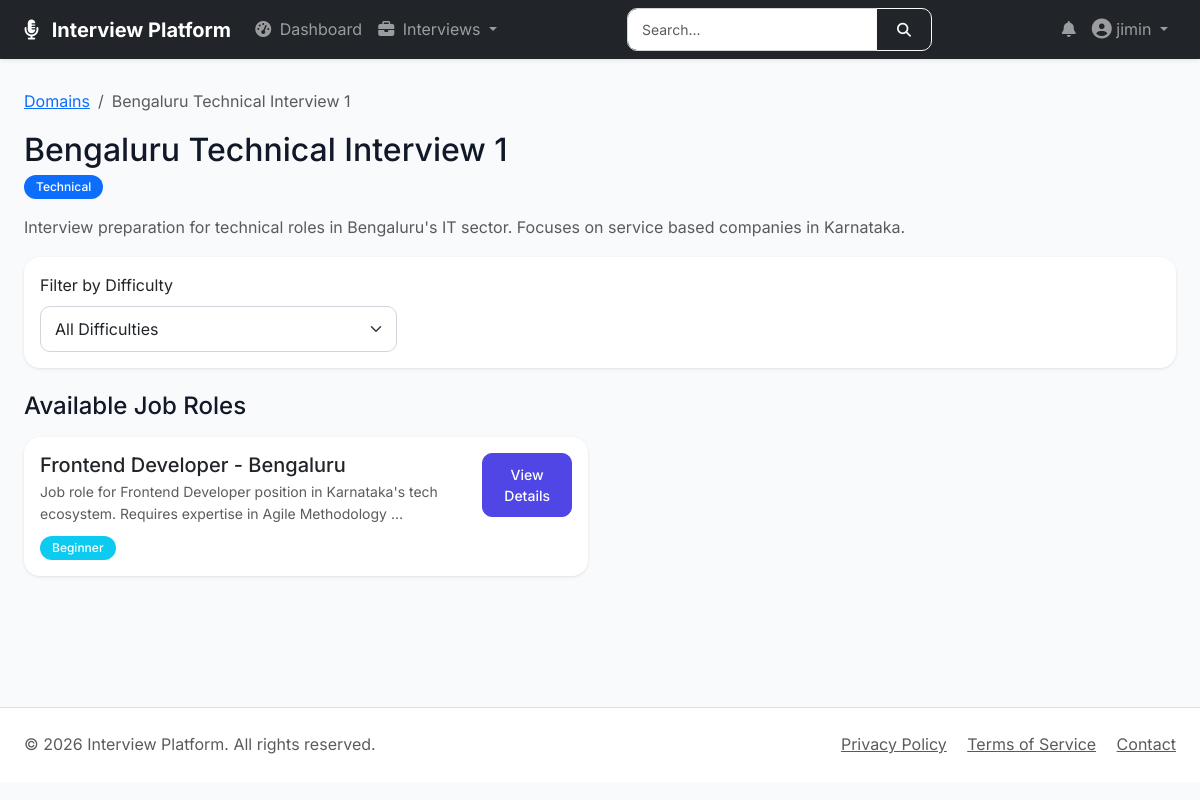
Page /domains/bengaluru-technical-1/ (signed in) on the committed database.
### base/models.py (models this page shows, shortened)
class User(AbstractUser):
    email = models.EmailField(unique=True)
    full_name = models.CharField(max_length=140, blank=True)
    phone_number = models.CharField(max_length=20, blank=True)
    profile_image = models.ImageField(upload_to="users/profile_images/", blank=True, null=True)
    is_verified = models.BooleanField(default=False)

class UUIDTimeStampedModel(models.Model):
    id = models.UUIDField(primary_key=True, default=uuid.uuid4, editable=False)
    created_at = models.DateTimeField(auto_now_add=True, db_index=True)
    updated_at = models.DateTimeField(auto_now=True)
    class Meta:
        abstract = True

class InterviewDomain(UUIDTimeStampedModel):
    class DomainType(models.TextChoices):
        TECHNICAL = "TECHNICAL", "Technical"
        BEHAVIORAL = "BEHAVIORAL", "Behavioral"
        HR = "HR", "HR"
        SYSTEM_DESIGN = "SYSTEM_DESIGN", "System Design"
        MIXED = "MIXED", "Mixed"
    title = models.CharField(max_length=160, unique=True)
    slug = models.SlugField(max_length=180, unique=True)
    domain_type = models.CharField(max_length=30, choices=DomainType.choices, default=DomainType.TECHNICAL)
    description = models.TextField(blank=True)
    icon = models.CharField(max_length=80, blank=True)
    is_active = models.BooleanField(default=True)
    class Meta:
        ordering = ["title"]

class JobRole(UUIDTimeStampedModel):
    class Difficulty(models.TextChoices):
        BEGINNER = "BEGINNER", "Beginner"
        INTERMEDIATE = "INTERMEDIATE", "Intermediate"
        ADVANCED = "ADVANCED", "Advanced"
    domain = models.ForeignKey(InterviewDomain, on_delete=models.CASCADE, related_name="job_roles")
    title = models.CharField(max_length=160)
    slug = models.SlugField(max_length=180, unique=True)
    description = models.TextField(blank=True)
    difficulty = models.CharField(max_length=30, choices=Difficulty.choices, default=Difficulty.BEGINNER)
    skills = models.ManyToManyField(Skill, blank=True, related_name="job_roles")
    default_question_count = models.PositiveSmallIntegerField(default=5)
    time_limit_minutes = models.PositiveIntegerField(default=30)
    is_active = models.BooleanField(default=True)
    class Meta:
        ordering = ["domain", "title"]

### base/views.py (the view)
# urls.py: path('domains/<slug:slug>/', views.domain_detail_view, name='domain_detail'),
@login_required
def domain_detail_view(request, slug):
    domain = get_object_or_404(InterviewDomain, slug=slug, is_active=True)
    job_roles = domain.job_roles.filter(is_active=True)
    difficulty = request.GET.get('difficulty')
    if difficulty:
        job_roles = job_roles.filter(difficulty=difficulty)
    return render(request, 'domains/detail.html', {
        'domain': domain,
        'job_roles': job_roles
    })

### base/templates/domains/detail.html (shortened to what this page needs)
{% extends 'main.html' %}
{% block page_header %}
<div class="d-flex justify-content-between align-items-start">
    <div>
        <nav aria-label="breadcrumb">
            <ol class="breadcrumb">
                <li class="breadcrumb-item"><a href="{% url 'domain_list' %}">Domains</a></li>
                <li class="breadcrumb-item active">{{ domain.title }}</li>
            </ol>
        </nav>
        <h1 class="h2 mb-1">{{ domain.title }}</h1>
        <span class="badge bg-primary mb-2">{{ domain.get_domain_type_display }}</span>
        <p class="text-muted mt-2">{{ domain.description }}</p>
    </div>
</div>
{% endblock %}
{% block content %}
<div class="fade-in">
    <div class="card mb-4">
        <div class="card-body">
            <form method="GET" class="row">
                <div class="col-md-4">
                    <label class="form-label">Filter by Difficulty</label>
                    <select name="difficulty" class="form-select" onchange="this.form.submit()">
                        <option value="">All Difficulties</option>
                    </select>
                </div>
            </form>
        </div>
    </div>
    <h3 class="h4 mb-3">Available Job Roles</h3>
    <div class="row">
        {% for role in job_roles %}
        <div class="col-md-6 mb-3">
            <div class="card">
                <div class="card-body">
                    <div class="d-flex justify-content-between align-items-start">
                        <div>
                            <h5 class="card-title mb-1">{{ role.title }}</h5>
                            <p class="text-muted small mb-2">{{ role.description|truncatewords:15 }}</p>
                            <div>
                                <span class="badge bg-info me-1">{{ role.get_difficulty_display }}</span>
                            </div>
                        </div>
                        <a href="{% url 'job_role_detail' role.slug %}" class="btn btn-sm btn-primary">
                            View Details
                        </a>
                    </div>
                </div>
            </div>
        </div>
        {% empty %}
        <div class="col-12">
            <div class="alert alert-info">
                No job roles available in this domain yet.
            </div>
        </div>
        {% endfor %}
    </div>
</div>
{% endblock %}

### templates/nav.html (shortened to what this page needs)
{% load static %}
<nav class="navbar navbar-expand-lg navbar-dark bg-dark sticky-top shadow-sm">
    <div class="container-fluid px-4">
        <a class="navbar-brand fw-bold" href="{% url 'home' %}">
            <i class="fas fa-microphone-alt me-2"></i>
            Interview Platform
        </a>
        <div class="collapse navbar-collapse" id="navbarMain">
            <ul class="navbar-nav me-auto mb-2 mb-lg-0">
                {% if user.is_authenticated %}
                    <li class="nav-item">
                        <a class="nav-link {% if request.resolver_match.url_name == 'dashboard' %}active{% endif %}" href="{% url 'dashboard' %}">
                            <i class="fas fa-tachometer-alt me-1"></i> Dashboard
                        </a>
                    </li>
                    <li class="nav-item dropdown">
                        <a class="nav-link dropdown-toggle" href="#" role="button" data-bs-toggle="dropdown">
                            <i class="fas fa-briefcase me-1"></i> Interviews
                        </a>
                    </li>
                {% endif %}
            </ul>
            {% if user.is_authenticated %}
                <form class="d-flex mx-3" action="{% url 'global_search' %}" method="GET">
                    <div class="input-group">
                        <input class="form-control form-control-sm" type="search" name="q" placeholder="Search..." aria-label="Search" style="width: 250px;">
                        <button class="btn btn-sm btn-outline-light" type="submit">
                            <i class="fas fa-search"></i>
                        </button>
                    </div>
                </form>
            {% endif %}
            <ul class="navbar-nav ms-auto mb-2 mb-lg-0">
                {% if user.is_authenticated %}
                    <li class="nav-item dropdown">
                        <a class="nav-link position-relative" href="#" role="button" data-bs-toggle="dropdown">
                            <i class="fas fa-bell"></i>
                        </a>
                    </li>
                    <li class="nav-item dropdown">
                        <a class="nav-link dropdown-toggle" href="#" role="button" data-bs-toggle="dropdown">
                            {% if user.userprofile.avatar %}
                                <img src="{{ user.userprofile.avatar.url }}" alt="{{ user.username }}" class="rounded-circle me-1" style="width: 30px; height: 30px; object-fit: cover;">
                            {% else %}
                                <i class="fas fa-user-circle fa-lg"></i>
                            {% endif %}
                            {{ user.username|truncatechars:15 }}
                        </a>
                    </li>
                {% endif %}
            </ul>
        </div>
    </div>
</nav>

### templates/main.html (style rules this page uses)
:root { --primary-color: #4f46e5; --primary-dark: #4338ca; --secondary-color: #06b6d4; --success-color: #10b981; --warning-color: #f59e0b; --danger-color: #ef4444; --dark-color: #1f2937; --light-color: #f3f4f6; }
* { margin: 0; padding: 0; box-sizing: border-box; }
body { font-family: 'Inter', sans-serif; background-color: #f9fafb; color: #111827; line-height: 1.6; }
.card { border: none; border-radius: 16px; box-shadow: 0 1px 3px rgba(0,0,0,0.1); transition: transform 0.2s, box-shadow 0.2s; background: white; }
.btn { border-radius: 10px; padding: 0.625rem 1.25rem; font-weight: 500; transition: all 0.2s; }
.btn-primary { background: var(--primary-color); border-color: var(--primary-color); }
.form-control, .form-select { border-radius: 10px; border: 1px solid #d1d5db; padding: 0.625rem 0.875rem; transition: all 0.2s; }
.badge { padding: 0.375rem 0.75rem; border-radius: 20px; font-weight: 500; }
.fade-in { animation: fadeIn 0.5s ease-out; }

### rows in the picture
User: username "jimin"
InterviewDomain: title "Bengaluru Technical Interview 1", domain_type "Technical", description "Interview preparation for technical roles in Bengaluru's IT sector. Focuses on service based companies in Karnataka."
JobRole: title "Frontend Developer - Bengaluru", description "Job role for Frontend Developer position in Karnataka's tech ecosystem. Requires expertise in Agile Methodology …", difficulty "Beginner"
